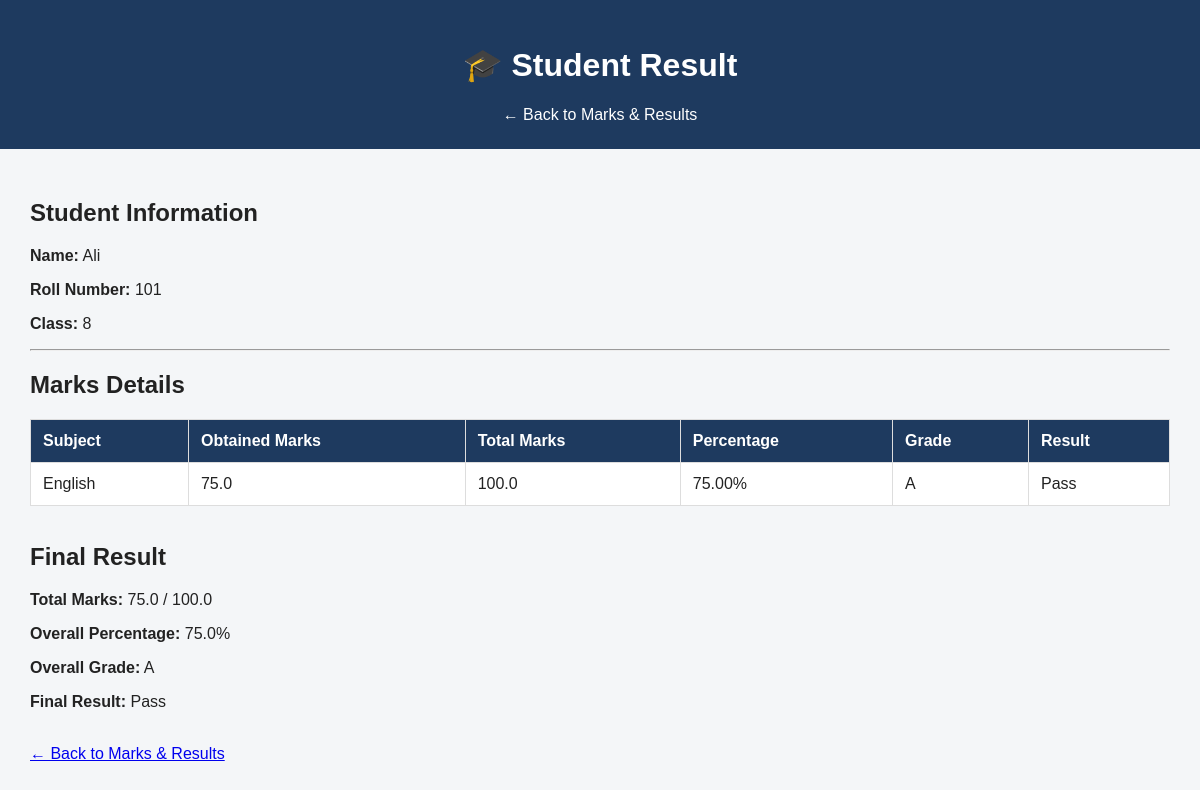
The page /result/1 on the database its author committed.
### tables this page shows
CREATE TABLE students (
            id INTEGER PRIMARY KEY AUTOINCREMENT,
            name TEXT NOT NULL,
            roll_number TEXT NOT NULL,
            class_name TEXT NOT NULL,
            section TEXT,
            parent_name TEXT,
            parent_contact TEXT
        );

CREATE TABLE marks (
            id INTEGER PRIMARY KEY AUTOINCREMENT,
            student_id INTEGER NOT NULL,
            subject TEXT NOT NULL,
            marks_obtained REAL NOT NULL,
            total_marks REAL NOT NULL,
            FOREIGN KEY(student_id) REFERENCES students(id)
        );

### app.py (the view)
@app.route("/result/<int:student_id>")
def result(student_id):
    conn = get_db()
    student = conn.execute("""
        SELECT * FROM students
        WHERE id = ?
    """, (student_id,)).fetchone()
    if student is None:
        conn.close()
        return "Student not found"
    marks_list = conn.execute("""
        SELECT *
        FROM marks
        WHERE student_id = ?
        ORDER BY id
    """, (student_id,)).fetchall()
    conn.close()
    total_obtained = sum(
        mark["marks_obtained"]
        for mark in marks_list
    )
    total_marks = sum(
        mark["total_marks"]
        for mark in marks_list
    )
    if total_marks > 0:
        percentage = round(
            (total_obtained / total_marks) * 100,
            2
        )
    else:
        percentage = 0
    if percentage >= 80:
        grade = "A+"
    elif percentage >= 70:
        grade = "A"
    elif percentage >= 60:
        grade = "B"
    elif percentage >= 50:
        grade = "C"
    elif percentage >= 40:
        grade = "D"
    else:
        grade = "F"
    result_status = "Pass" if percentage >= 40 else "Fail"
    return render_template(
        "result.html",
        student=student,
        marks=marks_list,
        total_obtained=total_obtained,
        total_marks=total_marks,
        percentage=percentage,
        grade=grade,
        result_status=result_status
    )

### app.py (called while the page is built)
def get_db():
    conn = sqlite3.connect("school.db")
    conn.row_factory = sqlite3.Row
    return conn

### New folder/templates/result.html (shortened to what this page needs)
<!DOCTYPE html>
<html>
<head>
    <link rel="stylesheet" href="/static/style.css">
</head>
<body>
<div class="header">
    <h1>🎓 Student Result</h1>
    <a href="/marks">← Back to Marks & Results</a>
</div>
<div class="container">
    <h2>Student Information</h2>
    <p>
        <strong>Name:</strong>
        {{ student['name'] }}
    </p>
    <p>
        <strong>Roll Number:</strong>
        {{ student['roll_number'] }}
    </p>
    <p>
        <strong>Class:</strong>
        {{ student['class_name'] }}
    </p>
    <hr>
    <h2>Marks Details</h2>
    <table>
        <tr>
            <th>Subject</th>
            <th>Obtained Marks</th>
            <th>Total Marks</th>
            <th>Percentage</th>
            <th>Grade</th>
            <th>Result</th>
        </tr>
        {% for mark in marks %}
        {% set percentage = (mark['marks_obtained'] / mark['total_marks'] * 100) %}
        <tr>
            <td>{{ mark['subject'] }}</td>
            <td>{{ mark['marks_obtained'] }}</td>
            <td>{{ mark['total_marks'] }}</td>
            <td>
                {{ "%.2f"|format(percentage) }}%
            </td>
            <td>
                {% if percentage >= 80 %}
                    A+
                {% elif percentage >= 70 %}
                    A
                {% elif percentage >= 60 %}
                    B
                {% elif percentage >= 50 %}
                    C
                {% elif percentage >= 40 %}
                    D
                {% else %}
                    F
                {% endif %}
            </td>
            <td>
                {% if percentage >= 40 %}
                    Pass
                {% else %}
                    Fail
                {% endif %}
            </td>
        </tr>
        {% endfor %}
    </table>
    <br>
    <h2>Final Result</h2>
    <p>
        <strong>Total Marks:</strong>
        {{ total_obtained }} / {{ total_marks }}
    </p>
    <p>
        <strong>Overall Percentage:</strong>
        {{ percentage }}%
    </p>
    <p>
        <strong>Overall Grade:</strong>
        {{ grade }}
    </p>
    <p>
        <strong>Final Result:</strong>
        {{ result_status }}
    </p>
    <br>
    <a href="/marks">
        ← Back to Marks & Results
    </a>
</div>
</body>
</html>

### New folder/templates/static/style.css (style rules this page uses)
body { font-family: Arial, sans-serif; margin: 0; background: #f4f6f8; color: #222; }
.header { background: #1e3a5f; color: white; padding: 25px; text-align: center; }
.header a { color: white; text-decoration: none; }
.container { padding: 30px; }
table { width: 100%; background: white; border-collapse: collapse; }
th, td { padding: 12px; border: 1px solid #ddd; text-align: left; }
th { background: #1e3a5f; color: white; }

### rows shown on the page
students: name "Ali", roll_number "101", class_name "8"
marks: subject "English", marks_obtained "75.0", total_marks "100.0", marks_obtained "75.00"

### other values the page prints
{{ total_obtained }} "75.0"
{{ total_marks }} "100.0"
{{ percentage }} "75.0"
{{ grade }} "A"
{{ result_status }} "Pass"
